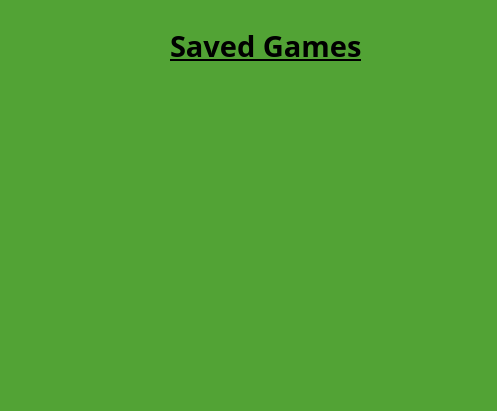
<?xml version="1.0" encoding="UTF-8"?>
<ui version="4.0">
 <class>loadGames</class>
 <widget class="QWidget" name="loadGames">
  <property name="geometry">
   <rect>
    <x>0</x>
    <y>0</y>
    <width>497</width>
    <height>411</height>
   </rect>
  </property>
  <property name="palette">
   <palette>
    <active>
     <colorrole role="WindowText">
      <brush brushstyle="SolidPattern">
       <color alpha="255">
        <red>0</red>
        <green>0</green>
        <blue>0</blue>
       </color>
      </brush>
     </colorrole>
     <colorrole role="Button">
      <brush brushstyle="SolidPattern">
       <color alpha="255">
        <red>82</red>
        <green>163</green>
        <blue>53</blue>
       </color>
      </brush>
     </colorrole>
     <colorrole role="Light">
      <brush brushstyle="SolidPattern">
       <color alpha="255">
        <red>123</red>
        <green>245</green>
        <blue>79</blue>
       </color>
      </brush>
     </colorrole>
     <colorrole role="Midlight">
      <brush brushstyle="SolidPattern">
       <color alpha="255">
        <red>102</red>
        <green>204</green>
        <blue>66</blue>
       </color>
      </brush>
     </colorrole>
     <colorrole role="Dark">
      <brush brushstyle="SolidPattern">
       <color alpha="255">
        <red>41</red>
        <green>81</green>
        <blue>26</blue>
       </color>
      </brush>
     </colorrole>
     <colorrole role="Mid">
      <brush brushstyle="SolidPattern">
       <color alpha="255">
        <red>54</red>
        <green>109</green>
        <blue>35</blue>
       </color>
      </brush>
     </colorrole>
     <colorrole role="Text">
      <brush brushstyle="SolidPattern">
       <color alpha="255">
        <red>0</red>
        <green>0</green>
        <blue>0</blue>
       </color>
      </brush>
     </colorrole>
     <colorrole role="BrightText">
      <brush brushstyle="SolidPattern">
       <color alpha="255">
        <red>255</red>
        <green>255</green>
        <blue>255</blue>
       </color>
      </brush>
     </colorrole>
     <colorrole role="ButtonText">
      <brush brushstyle="SolidPattern">
       <color alpha="255">
        <red>0</red>
        <green>0</green>
        <blue>0</blue>
       </color>
      </brush>
     </colorrole>
     <colorrole role="Base">
      <brush brushstyle="SolidPattern">
       <color alpha="255">
        <red>255</red>
        <green>255</green>
        <blue>255</blue>
       </color>
      </brush>
     </colorrole>
     <colorrole role="Window">
      <brush brushstyle="SolidPattern">
       <color alpha="255">
        <red>82</red>
        <green>163</green>
        <blue>53</blue>
       </color>
      </brush>
     </colorrole>
     <colorrole role="Shadow">
      <brush brushstyle="SolidPattern">
       <color alpha="255">
        <red>0</red>
        <green>0</green>
        <blue>0</blue>
       </color>
      </brush>
     </colorrole>
     <colorrole role="AlternateBase">
      <brush brushstyle="SolidPattern">
       <color alpha="255">
        <red>168</red>
        <green>209</green>
        <blue>154</blue>
       </color>
      </brush>
     </colorrole>
     <colorrole role="ToolTipBase">
      <brush brushstyle="SolidPattern">
       <color alpha="255">
        <red>255</red>
        <green>255</green>
        <blue>220</blue>
       </color>
      </brush>
     </colorrole>
     <colorrole role="ToolTipText">
      <brush brushstyle="SolidPattern">
       <color alpha="255">
        <red>0</red>
        <green>0</green>
        <blue>0</blue>
       </color>
      </brush>
     </colorrole>
    </active>
    <inactive>
     <colorrole role="WindowText">
      <brush brushstyle="SolidPattern">
       <color alpha="255">
        <red>0</red>
        <green>0</green>
        <blue>0</blue>
       </color>
      </brush>
     </colorrole>
     <colorrole role="Button">
      <brush brushstyle="SolidPattern">
       <color alpha="255">
        <red>82</red>
        <green>163</green>
        <blue>53</blue>
       </color>
      </brush>
     </colorrole>
     <colorrole role="Light">
      <brush brushstyle="SolidPattern">
       <color alpha="255">
        <red>123</red>
        <green>245</green>
        <blue>79</blue>
       </color>
      </brush>
     </colorrole>
     <colorrole role="Midlight">
      <brush brushstyle="SolidPattern">
       <color alpha="255">
        <red>102</red>
        <green>204</green>
        <blue>66</blue>
       </color>
      </brush>
     </colorrole>
     <colorrole role="Dark">
      <brush brushstyle="SolidPattern">
       <color alpha="255">
        <red>41</red>
        <green>81</green>
        <blue>26</blue>
       </color>
      </brush>
     </colorrole>
     <colorrole role="Mid">
      <brush brushstyle="SolidPattern">
       <color alpha="255">
        <red>54</red>
        <green>109</green>
        <blue>35</blue>
       </color>
      </brush>
     </colorrole>
     <colorrole role="Text">
      <brush brushstyle="SolidPattern">
       <color alpha="255">
        <red>0</red>
        <green>0</green>
        <blue>0</blue>
       </color>
      </brush>
     </colorrole>
     <colorrole role="BrightText">
      <brush brushstyle="SolidPattern">
       <color alpha="255">
        <red>255</red>
        <green>255</green>
        <blue>255</blue>
       </color>
      </brush>
     </colorrole>
     <colorrole role="ButtonText">
      <brush brushstyle="SolidPattern">
       <color alpha="255">
        <red>0</red>
        <green>0</green>
        <blue>0</blue>
       </color>
      </brush>
     </colorrole>
     <colorrole role="Base">
      <brush brushstyle="SolidPattern">
       <color alpha="255">
        <red>255</red>
        <green>255</green>
        <blue>255</blue>
       </color>
      </brush>
     </colorrole>
     <colorrole role="Window">
      <brush brushstyle="SolidPattern">
       <color alpha="255">
        <red>82</red>
        <green>163</green>
        <blue>53</blue>
       </color>
      </brush>
     </colorrole>
     <colorrole role="Shadow">
      <brush brushstyle="SolidPattern">
       <color alpha="255">
        <red>0</red>
        <green>0</green>
        <blue>0</blue>
       </color>
      </brush>
     </colorrole>
     <colorrole role="AlternateBase">
      <brush brushstyle="SolidPattern">
       <color alpha="255">
        <red>168</red>
        <green>209</green>
        <blue>154</blue>
       </color>
      </brush>
     </colorrole>
     <colorrole role="ToolTipBase">
      <brush brushstyle="SolidPattern">
       <color alpha="255">
        <red>255</red>
        <green>255</green>
        <blue>220</blue>
       </color>
      </brush>
     </colorrole>
     <colorrole role="ToolTipText">
      <brush brushstyle="SolidPattern">
       <color alpha="255">
        <red>0</red>
        <green>0</green>
        <blue>0</blue>
       </color>
      </brush>
     </colorrole>
    </inactive>
    <disabled>
     <colorrole role="WindowText">
      <brush brushstyle="SolidPattern">
       <color alpha="255">
        <red>41</red>
        <green>81</green>
        <blue>26</blue>
       </color>
      </brush>
     </colorrole>
     <colorrole role="Button">
      <brush brushstyle="SolidPattern">
       <color alpha="255">
        <red>82</red>
        <green>163</green>
        <blue>53</blue>
       </color>
      </brush>
     </colorrole>
     <colorrole role="Light">
      <brush brushstyle="SolidPattern">
       <color alpha="255">
        <red>123</red>
        <green>245</green>
        <blue>79</blue>
       </color>
      </brush>
     </colorrole>
     <colorrole role="Midlight">
      <brush brushstyle="SolidPattern">
       <color alpha="255">
        <red>102</red>
        <green>204</green>
        <blue>66</blue>
       </color>
      </brush>
     </colorrole>
     <colorrole role="Dark">
      <brush brushstyle="SolidPattern">
       <color alpha="255">
        <red>41</red>
        <green>81</green>
        <blue>26</blue>
       </color>
      </brush>
     </colorrole>
     <colorrole role="Mid">
      <brush brushstyle="SolidPattern">
       <color alpha="255">
        <red>54</red>
        <green>109</green>
        <blue>35</blue>
       </color>
      </brush>
     </colorrole>
     <colorrole role="Text">
      <brush brushstyle="SolidPattern">
       <color alpha="255">
        <red>41</red>
        <green>81</green>
        <blue>26</blue>
       </color>
      </brush>
     </colorrole>
     <colorrole role="BrightText">
      <brush brushstyle="SolidPattern">
       <color alpha="255">
        <red>255</red>
        <green>255</green>
        <blue>255</blue>
       </color>
      </brush>
     </colorrole>
     <colorrole role="ButtonText">
      <brush brushstyle="SolidPattern">
       <color alpha="255">
        <red>41</red>
        <green>81</green>
        <blue>26</blue>
       </color>
      </brush>
     </colorrole>
     <colorrole role="Base">
      <brush brushstyle="SolidPattern">
       <color alpha="255">
        <red>82</red>
        <green>163</green>
        <blue>53</blue>
       </color>
      </brush>
     </colorrole>
     <colorrole role="Window">
      <brush brushstyle="SolidPattern">
       <color alpha="255">
        <red>82</red>
        <green>163</green>
        <blue>53</blue>
       </color>
      </brush>
     </colorrole>
     <colorrole role="Shadow">
      <brush brushstyle="SolidPattern">
       <color alpha="255">
        <red>0</red>
        <green>0</green>
        <blue>0</blue>
       </color>
      </brush>
     </colorrole>
     <colorrole role="AlternateBase">
      <brush brushstyle="SolidPattern">
       <color alpha="255">
        <red>82</red>
        <green>163</green>
        <blue>53</blue>
       </color>
      </brush>
     </colorrole>
     <colorrole role="ToolTipBase">
      <brush brushstyle="SolidPattern">
       <color alpha="255">
        <red>255</red>
        <green>255</green>
        <blue>220</blue>
       </color>
      </brush>
     </colorrole>
     <colorrole role="ToolTipText">
      <brush brushstyle="SolidPattern">
       <color alpha="255">
        <red>0</red>
        <green>0</green>
        <blue>0</blue>
       </color>
      </brush>
     </colorrole>
    </disabled>
   </palette>
  </property>
  <property name="windowTitle">
   <string>Form</string>
  </property>
  <widget class="QLabel" name="label">
   <property name="geometry">
    <rect>
     <x>170</x>
     <y>30</y>
     <width>191</width>
     <height>31</height>
    </rect>
   </property>
   <property name="font">
    <font>
     <family>Courier 10 Pitch</family>
     <pointsize>22</pointsize>
     <weight>75</weight>
     <bold>true</bold>
     <underline>true</underline>
    </font>
   </property>
   <property name="text">
    <string>Saved Games</string>
   </property>
  </widget>
  <widget class="QPushButton" name="pushButton">
   <property name="geometry">
    <rect>
     <x>30</x>
     <y>30</y>
     <width>61</width>
     <height>41</height>
    </rect>
   </property>
   <property name="toolTip">
    <string>Back to play.</string>
   </property>
   <property name="text">
    <string/>
   </property>
   <property name="icon">
    <iconset resource="Resources.qrc">
     <normaloff>:/images/Visualpharm-Icons8-Metro-Style-Objects-Joystick.ico</normaloff>:/images/Visualpharm-Icons8-Metro-Style-Objects-Joystick.ico</iconset>
   </property>
   <property name="iconSize">
    <size>
     <width>40</width>
     <height>40</height>
    </size>
   </property>
   <property name="flat">
    <bool>true</bool>
   </property>
  </widget>
  <widget class="QPushButton" name="pushButton_2">
   <property name="enabled">
    <bool>false</bool>
   </property>
   <property name="geometry">
    <rect>
     <x>150</x>
     <y>90</y>
     <width>221</width>
     <height>271</height>
    </rect>
   </property>
   <property name="text">
    <string/>
   </property>
   <property name="icon">
    <iconset resource="Resources.qrc">
     <normaloff>:/images/Visualpharm-Icons8-Metro-Style-USB-Usb-connected.ico</normaloff>:/images/Visualpharm-Icons8-Metro-Style-USB-Usb-connected.ico</iconset>
   </property>
   <property name="iconSize">
    <size>
     <width>400</width>
     <height>400</height>
    </size>
   </property>
   <property name="autoDefault">
    <bool>true</bool>
   </property>
   <property name="default">
    <bool>true</bool>
   </property>
   <property name="flat">
    <bool>true</bool>
   </property>
  </widget>
  <widget class="QListView" name="listView">
   <property name="geometry">
    <rect>
     <x>20</x>
     <y>70</y>
     <width>461</width>
     <height>331</height>
    </rect>
   </property>
   <property name="styleSheet">
    <string notr="true">background-color: transparent;</string>
   </property>
  </widget>
  <widget class="QPushButton" name="pushButton_3">
   <property name="geometry">
    <rect>
     <x>100</x>
     <y>30</y>
     <width>51</width>
     <height>41</height>
    </rect>
   </property>
   <property name="toolTip">
    <string>Load!</string>
   </property>
   <property name="text">
    <string/>
   </property>
   <property name="icon">
    <iconset resource="Resources.qrc">
     <normaloff>:/images/Visualpharm-Icons8-Metro-Style-Industry-Robot.ico</normaloff>:/images/Visualpharm-Icons8-Metro-Style-Industry-Robot.ico</iconset>
   </property>
   <property name="iconSize">
    <size>
     <width>40</width>
     <height>40</height>
    </size>
   </property>
   <property name="flat">
    <bool>true</bool>
   </property>
  </widget>
  <widget class="QPushButton" name="pushButton_4">
   <property name="geometry">
    <rect>
     <x>390</x>
     <y>30</y>
     <width>51</width>
     <height>41</height>
    </rect>
   </property>
   <property name="toolTip">
    <string>Cancel.</string>
   </property>
   <property name="text">
    <string/>
   </property>
   <property name="icon">
    <iconset resource="Resources.qrc">
     <normaloff>:/images/Visualpharm-Icons8-Metro-Style-Forum-Delete-message.ico</normaloff>:/images/Visualpharm-Icons8-Metro-Style-Forum-Delete-message.ico</iconset>
   </property>
   <property name="iconSize">
    <size>
     <width>40</width>
     <height>40</height>
    </size>
   </property>
   <property name="flat">
    <bool>true</bool>
   </property>
  </widget>
 </widget>
 <resources>
  <include location="Resources.qrc"/>
 </resources>
 <connections/>
</ui>
